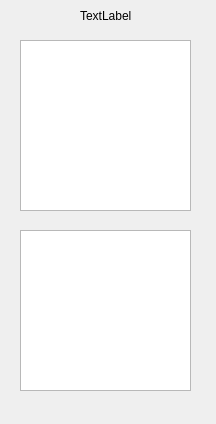
<?xml version="1.0" encoding="UTF-8"?>
<ui version="4.0">
 <class>fripanel</class>
 <widget class="QDialog" name="fripanel">
  <property name="geometry">
   <rect>
    <x>0</x>
    <y>0</y>
    <width>216</width>
    <height>424</height>
   </rect>
  </property>
  <property name="windowTitle">
   <string>Dialog</string>
  </property>
  <widget class="QListWidget" name="listWidget">
   <property name="geometry">
    <rect>
     <x>20</x>
     <y>40</y>
     <width>171</width>
     <height>171</height>
    </rect>
   </property>
  </widget>
  <widget class="QListWidget" name="listWidget_2">
   <property name="geometry">
    <rect>
     <x>20</x>
     <y>230</y>
     <width>171</width>
     <height>161</height>
    </rect>
   </property>
  </widget>
  <widget class="QLabel" name="label">
   <property name="geometry">
    <rect>
     <x>80</x>
     <y>10</y>
     <width>54</width>
     <height>12</height>
    </rect>
   </property>
   <property name="text">
    <string>TextLabel</string>
   </property>
  </widget>
 </widget>
 <resources/>
 <connections/>
</ui>
